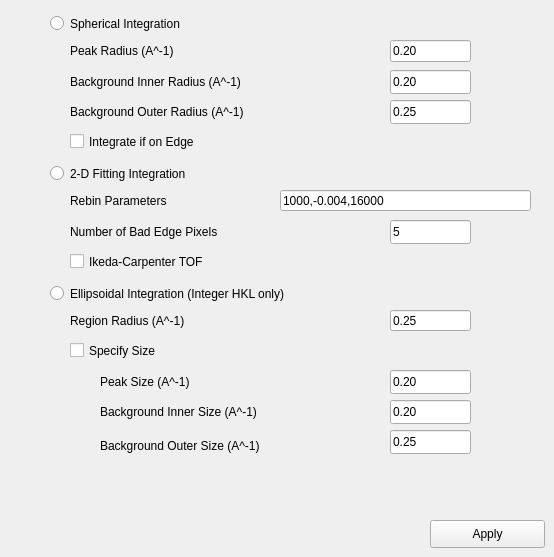
     <widget class="QWidget" name="Integrate">
      <attribute name="title">
       <string>Integrate</string>
      </attribute>
      <widget class="QPushButton" name="ApplyIntegrate_btn">
       <property name="geometry">
        <rect>
         <x>430</x>
         <y>520</y>
         <width>115</width>
         <height>28</height>
        </rect>
       </property>
       <property name="text">
        <string>Apply</string>
       </property>
      </widget>
      <widget class="QRadioButton" name="SphereIntegration_rbtn">
       <property name="geometry">
        <rect>
         <x>50</x>
         <y>10</y>
         <width>301</width>
         <height>27</height>
        </rect>
       </property>
       <property name="text">
        <string>Spherical Integration</string>
       </property>
      </widget>
      <widget class="QRadioButton" name="TwoDFitIntegration_rbtn">
       <property name="geometry">
        <rect>
         <x>50</x>
         <y>160</y>
         <width>311</width>
         <height>27</height>
        </rect>
       </property>
       <property name="text">
        <string>2-D Fitting Integration</string>
       </property>
      </widget>
      <widget class="QRadioButton" name="EllipsoidIntegration_rbtn">
       <property name="geometry">
        <rect>
         <x>50</x>
         <y>280</y>
         <width>481</width>
         <height>27</height>
        </rect>
       </property>
       <property name="text">
        <string>Ellipsoidal Integration (Integer HKL only)</string>
       </property>
      </widget>
      <widget class="QLabel" name="RegionRadius_lbl">
       <property name="geometry">
        <rect>
         <x>70</x>
         <y>310</y>
         <width>271</width>
         <height>21</height>
        </rect>
       </property>
       <property name="text">
        <string>Region Radius (A^-1)</string>
       </property>
      </widget>
      <widget class="QLineEdit" name="RegionRadius_ledt">
       <property name="geometry">
        <rect>
         <x>390</x>
         <y>310</y>
         <width>81</width>
         <height>21</height>
        </rect>
       </property>
       <property name="text">
        <string>0.25</string>
       </property>
      </widget>
      <widget class="QLabel" name="PeakSize_lbl">
       <property name="geometry">
        <rect>
         <x>100</x>
         <y>370</y>
         <width>231</width>
         <height>24</height>
        </rect>
       </property>
       <property name="text">
        <string>Peak Size (A^-1)</string>
       </property>
      </widget>
      <widget class="QLineEdit" name="PeakSize_ledt">
       <property name="geometry">
        <rect>
         <x>390</x>
         <y>370</y>
         <width>81</width>
         <height>24</height>
        </rect>
       </property>
       <property name="text">
        <string>0.20</string>
       </property>
      </widget>
      <widget class="QCheckBox" name="SpecifySize_ckbx">
       <property name="geometry">
        <rect>
         <x>70</x>
         <y>340</y>
         <width>271</width>
         <height>21</height>
        </rect>
       </property>
       <property name="text">
        <string>Specify Size</string>
       </property>
      </widget>
      <widget class="QLabel" name="BackgroundInnerSize_lbl">
       <property name="geometry">
        <rect>
         <x>100</x>
         <y>400</y>
         <width>281</width>
         <height>24</height>
        </rect>
       </property>
       <property name="text">
        <string>Background Inner Size (A^-1)</string>
       </property>
      </widget>
      <widget class="QLineEdit" name="BackgroundInnerSize_ledt">
       <property name="geometry">
        <rect>
         <x>390</x>
         <y>400</y>
         <width>81</width>
         <height>24</height>
        </rect>
       </property>
       <property name="text">
        <string>0.20</string>
       </property>
      </widget>
      <widget class="QLabel" name="BackgroundOuterSize_lbl">
       <property name="geometry">
        <rect>
         <x>100</x>
         <y>430</y>
         <width>281</width>
         <height>31</height>
        </rect>
       </property>
       <property name="text">
        <string>Background Outer Size (A^-1) </string>
       </property>
      </widget>
      <widget class="QLineEdit" name="BackgroundOuterSize_ledt">
       <property name="geometry">
        <rect>
         <x>390</x>
         <y>430</y>
         <width>81</width>
         <height>24</height>
        </rect>
       </property>
       <property name="text">
        <string>0.25</string>
       </property>
      </widget>
      <widget class="QLabel" name="FitRebinParams_lbl">
       <property name="geometry">
        <rect>
         <x>70</x>
         <y>190</y>
         <width>201</width>
         <height>21</height>
        </rect>
       </property>
       <property name="text">
        <string>Rebin Parameters</string>
       </property>
      </widget>
      <widget class="QLineEdit" name="FitRebinParams_ledt">
       <property name="geometry">
        <rect>
         <x>280</x>
         <y>190</y>
         <width>251</width>
         <height>21</height>
        </rect>
       </property>
       <property name="text">
        <string>1000,-0.004,16000</string>
       </property>
      </widget>
      <widget class="QLabel" name="NBadEdgePixels_lbl">
       <property name="geometry">
        <rect>
         <x>70</x>
         <y>220</y>
         <width>291</width>
         <height>24</height>
        </rect>
       </property>
       <property name="text">
        <string>Number of Bad Edge Pixels</string>
       </property>
      </widget>
      <widget class="QLineEdit" name="NBadEdgePixels_ledt">
       <property name="geometry">
        <rect>
         <x>390</x>
         <y>220</y>
         <width>81</width>
         <height>24</height>
        </rect>
       </property>
       <property name="text">
        <string>5</string>
       </property>
      </widget>
      <widget class="QCheckBox" name="IkedaCarpenter_ckbx">
       <property name="geometry">
        <rect>
         <x>70</x>
         <y>250</y>
         <width>271</width>
         <height>23</height>
        </rect>
       </property>
       <property name="text">
        <string>Ikeda-Carpenter TOF</string>
       </property>
      </widget>
      <widget class="QLabel" name="PeakRadius_lbl">
       <property name="geometry">
        <rect>
         <x>70</x>
         <y>40</y>
         <width>261</width>
         <height>22</height>
        </rect>
       </property>
       <property name="text">
        <string>Peak Radius (A^-1)</string>
       </property>
      </widget>
      <widget class="QLineEdit" name="PeakRadius_ledt">
       <property name="geometry">
        <rect>
         <x>390</x>
         <y>40</y>
         <width>81</width>
         <height>22</height>
        </rect>
       </property>
       <property name="text">
        <string>0.20</string>
       </property>
      </widget>
      <widget class="QLabel" name="BackgroundInnerRadius_lbl">
       <property name="geometry">
        <rect>
         <x>70</x>
         <y>70</y>
         <width>311</width>
         <height>24</height>
        </rect>
       </property>
       <property name="text">
        <string>Background Inner Radius (A^-1)</string>
       </property>
      </widget>
      <widget class="QLineEdit" name="BackgroundInnerRadius_ledt">
       <property name="geometry">
        <rect>
         <x>390</x>
         <y>70</y>
         <width>81</width>
         <height>24</height>
        </rect>
       </property>
       <property name="text">
        <string>0.20</string>
       </property>
      </widget>
      <widget class="QLabel" name="BackgroundOuterRadius_lbl">
       <property name="geometry">
        <rect>
         <x>70</x>
         <y>100</y>
         <width>311</width>
         <height>24</height>
        </rect>
       </property>
       <property name="text">
        <string>Background Outer Radius (A^-1)</string>
       </property>
      </widget>
      <widget class="QLineEdit" name="BackgroundOuterRadius_ledt">
       <property name="geometry">
        <rect>
         <x>390</x>
         <y>100</y>
         <width>81</width>
         <height>24</height>
        </rect>
       </property>
       <property name="text">
        <string>0.25</string>
       </property>
      </widget>
      <widget class="QCheckBox" name="IntegrateEdge_ckbx">
       <property name="geometry">
        <rect>
         <x>70</x>
         <y>130</y>
         <width>271</width>
         <height>23</height>
        </rect>
       </property>
       <property name="text">
        <string>Integrate if on Edge</string>
       </property>
      </widget>
     </widget>
